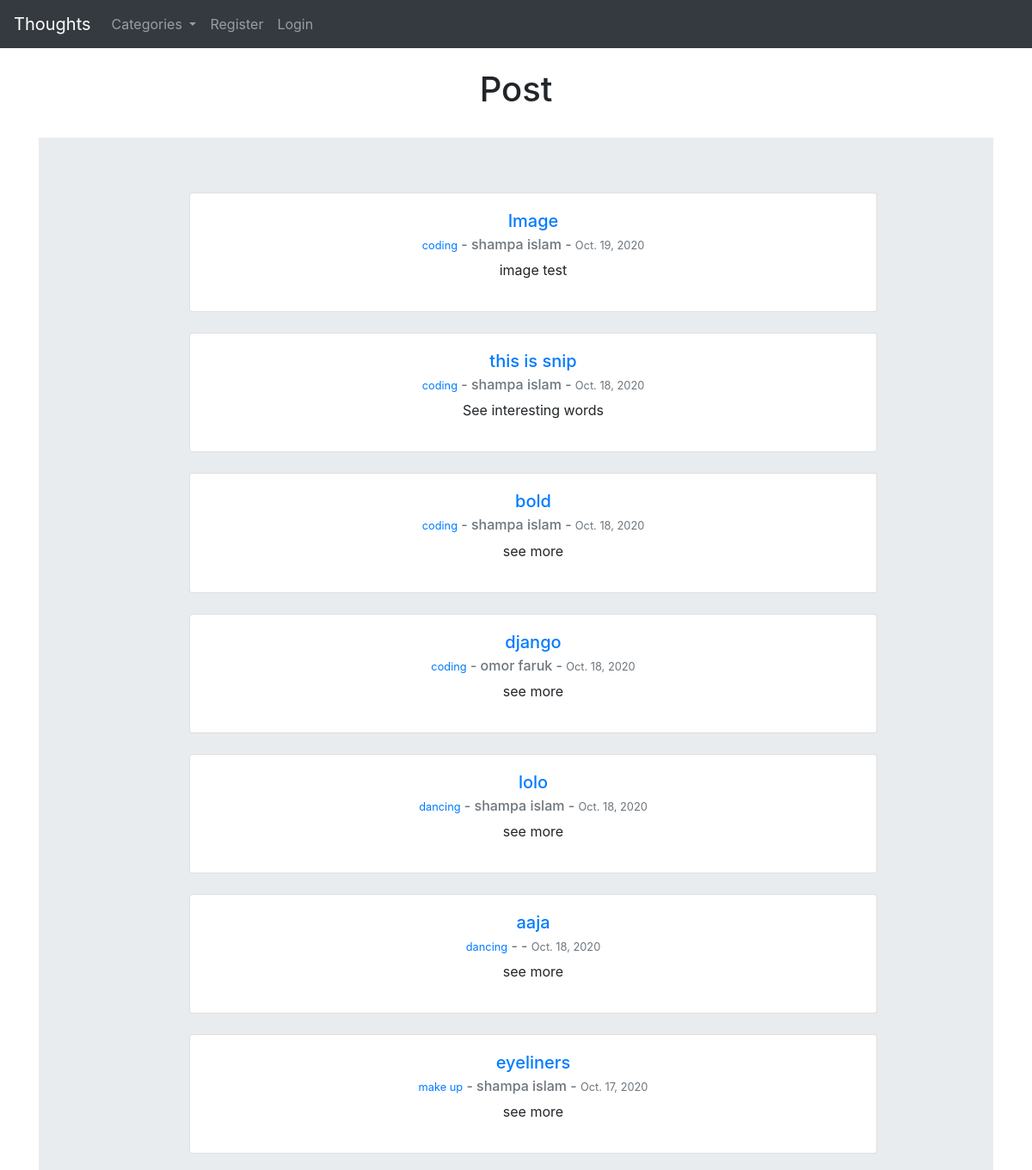
Before: / (upper part) with the older database file.
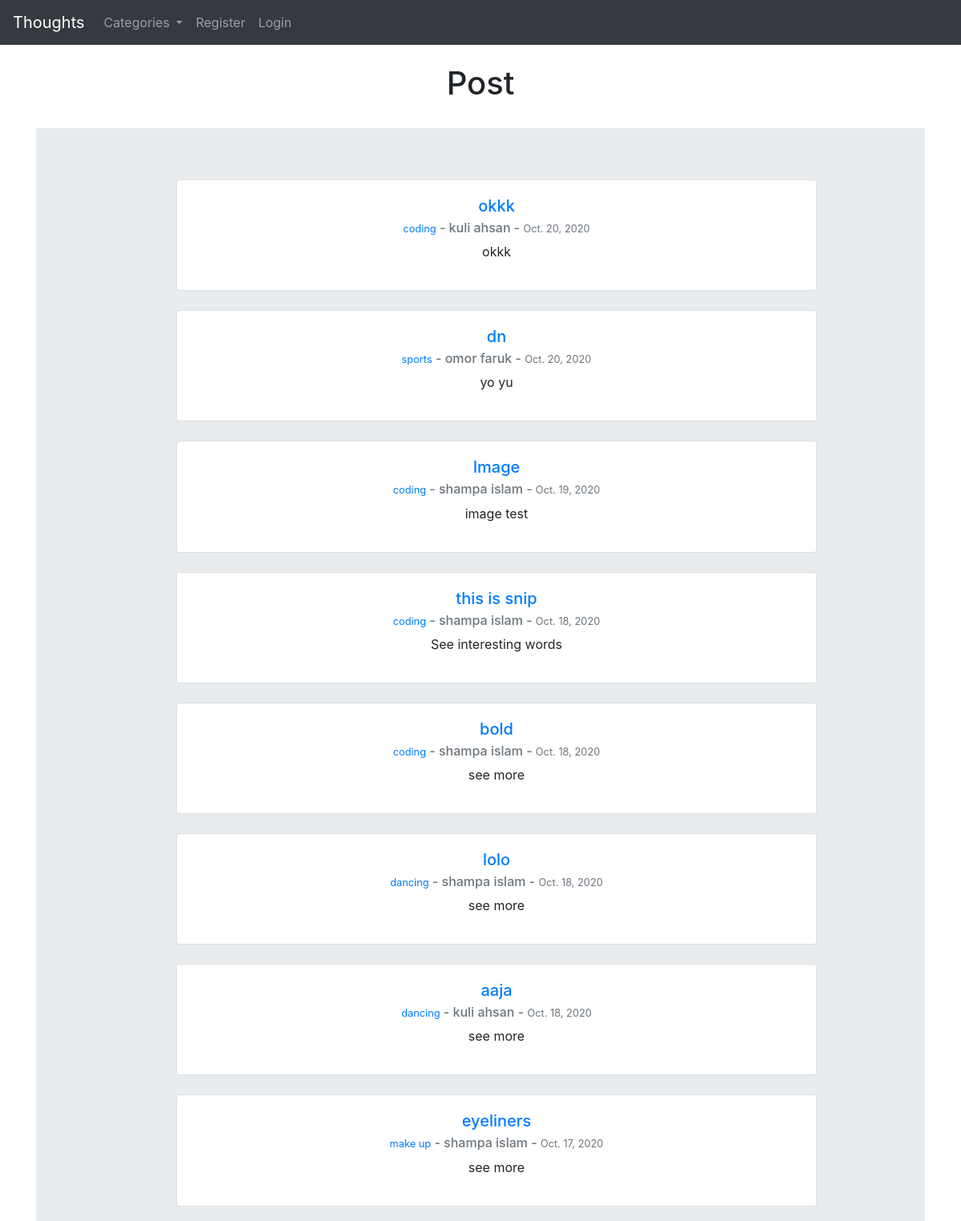
After: the same page with the newer database file.
### theblog/models.py (models this page shows, shortened)
class Post(models.Model):
	title = models.CharField(max_length= 255)
	header_image = models.ImageField(null=True,blank=True, upload_to='images/')
	author = models.ForeignKey(User, on_delete = models.CASCADE)  #cascade = when the user is dilited all his post will delete
	body = RichTextField(blank= True, null = True)
	category = models.CharField(max_length=255, default = 'coding')
	snippet = models.CharField(max_length=100)
	post_date = models.DateField(auto_now_add = True)
	likes = models.ManyToManyField(User, related_name = 'blog_posts')

### theblog/views.py (the view)
# urls.py: path('', HomeView.as_view(), name= 'home'),
class HomeView(ListView):
	model = Post
	template_name = 'home.html'
	ordering = ['-post_date', '-id']
	def get_context_data(self, *args, **kwargs):
		cat_menu = Category.objects.all()
		context = super(HomeView, self).get_context_data(*args, **kwargs)
		context["cat_menu"] = cat_menu
		return context

### theblog/models.py (called while the page is built)
	def __str__(self):
		return self.name  #shows title in admin panel

### theblog/templates/home.html (shortened to what this page needs)
{% extends 'base.html' %}
{% block content %}
<center><h1>Post</h1></center>
<br>
<div class="jumbotron jumbotron-fluid">
  <div class="container">
    <ul>
	{% for post in object_list %}
<center>
	<div class="card" style="width: 50rem;">
		  <div class="card-body">
		    <h5 class="card-title"><a href="{% url 'article_detail' post.pk %}">{{ post.title }}</a></h5>
		    <h6 class="card-subtitle mb-2 text-muted"><small><a href="{% url 'category' post.category|slugify %}">{{post.category}}</a></small> - {{ post.author.first_name }} {{ post.author.last_name }} - <small>{{post.post_date}}</small>
		    </h6>
		    <p class="card-text">	{{post.snippet}}</p>
		  </div>
	</div>
</center>
<br>
	{% endfor %}
</ul>
  </div>
</div>
    {% endblock %}

Changed rows visible on the page:
removed Post: title "django", category "coding", author.first_name "omor", author.last_name "faruk", post_date "Oct. 18, 2020", snippet "see more"
added Post: title "okkk", category "coding", author.first_name "kuli", author.last_name "ahsan", post_date "Oct. 20, 2020", snippet "okkk"
added Post: title "dn", category "sports", author.first_name "omor", author.last_name "faruk", post_date "Oct. 20, 2020", snippet "yo yu"
changed through a linked row, Post "aaja": author.first_name (not shown) → "kuli"; author.last_name (not shown) → "ahsan"
